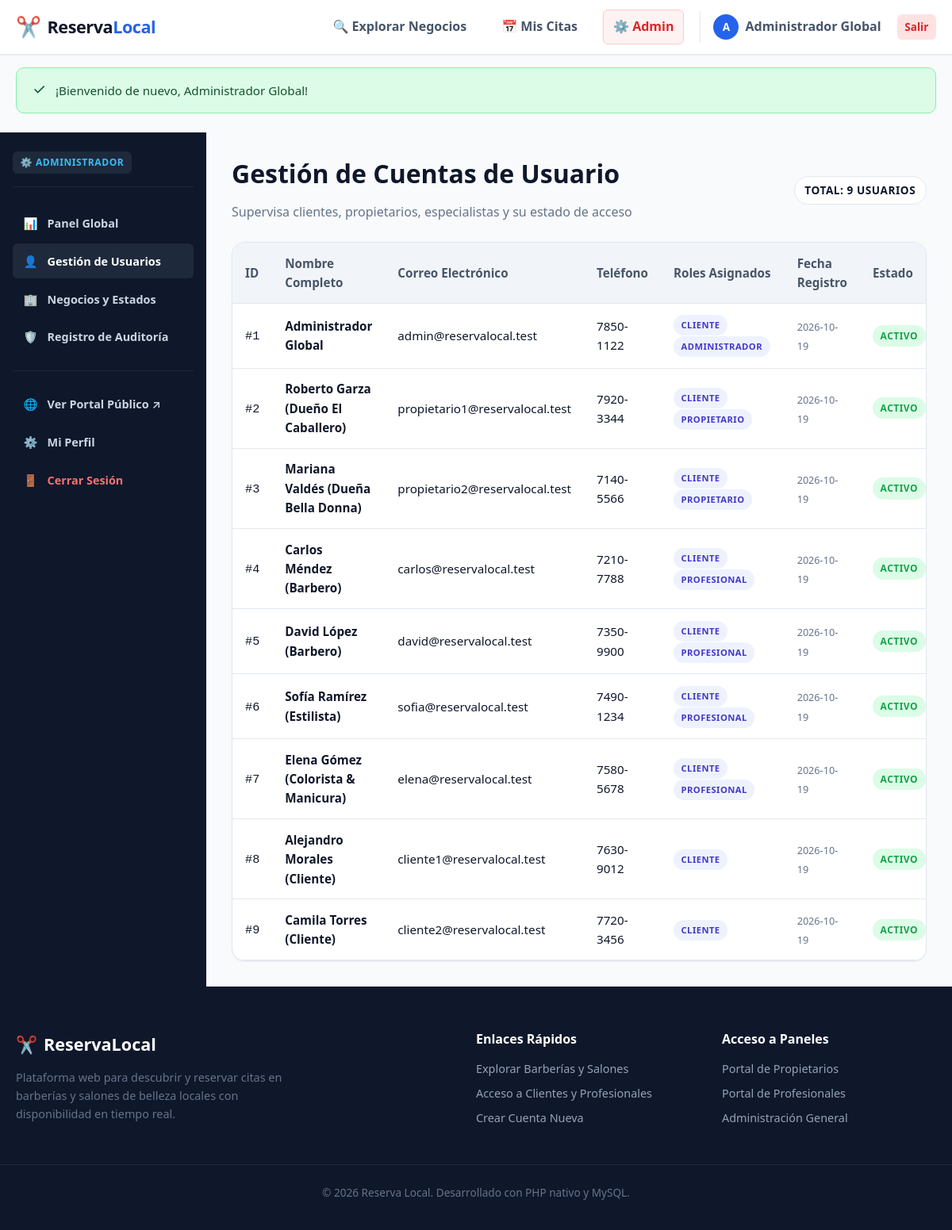
Page /public/administrador/usuarios.php (signed in) on the committed database.
### tables this page shows
CREATE TABLE usuarios (
    id INT AUTO_INCREMENT PRIMARY KEY,
    nombre VARCHAR(100) NOT NULL,
    email VARCHAR(150) NOT NULL UNIQUE,
    password_hash VARCHAR(255) NOT NULL,
    telefono VARCHAR(30) NULL,
    estado ENUM('activo', 'inactivo', 'bloqueado') NOT NULL DEFAULT 'activo',
    creado_en TIMESTAMP DEFAULT CURRENT_TIMESTAMP,
    actualizado_en TIMESTAMP DEFAULT CURRENT_TIMESTAMP ON UPDATE CURRENT_TIMESTAMP,
    INDEX idx_usuarios_email (email),
    INDEX idx_usuarios_estado (estado)
);

### app/helpers/helpers.php (called while the page is built, shortened)
<?php
if (!function_exists('e')) {
    function e(?string $value): string {
        return htmlspecialchars($value ?? '', ENT_QUOTES, 'UTF-8');
    }
}
if (!function_exists('auth_user')) {
    function auth_user(): ?array {
        return $_SESSION['user'] ?? null;
    }
}
if (!function_exists('user_roles')) {
    function user_roles(): array {
        $u = auth_user();
        return $u['roles'] ?? [];
    }
}
if (!function_exists('base_path_url')) {
    function base_path_url(): string {
        $script = $_SERVER['SCRIPT_NAME'] ?? '';
        if (strpos($script, '/reserva-local/public') !== false) {
            return '/reserva-local/public';
        }
        return '';
    }
}
if (!function_exists('url')) {
    function url(string $path = ''): string {
        $base = base_path_url();
        $path = '/' . ltrim($path, '/');
        if ($path === '/' && !empty($base)) {
            return $base . '/';
        }
        return $base . $path;
    }
}
if (!function_exists('asset')) {
    function asset(string $path): string {
        $path = ltrim($path, '/');
        return url('/' . $path);
    }
}
if (!function_exists('get_flash')) {
    function get_flash(): ?array {
        if (isset($_SESSION['flash'])) {
            $flash = $_SESSION['flash'];
            return $flash;
        }
        return null;
    }
}

### app/models/Usuario.php (called while the page is built, shortened)
<?php
class Usuario {
    public static function getAll(): array {
        $pdo = Database::getConnection();
        $stmt = $pdo->query("
            SELECT u.id, u.nombre, u.email, u.telefono, u.estado, u.creado_en,
                   GROUP_CONCAT(r.nombre SEPARATOR ', ') as roles_str
            FROM usuarios u
            LEFT JOIN usuario_roles ur ON ur.usuario_id = u.id
            LEFT JOIN roles r ON r.id = ur.rol_id
            GROUP BY u.id
            ORDER BY u.id ASC
        ");
        return $stmt->fetchAll() ?: [];
    }
}

### public/administrador/usuarios.php (the view, shortened to what this page needs)
<?php
$usuarios = Usuario::getAll();
require APP_ROOT . '/app/views/layouts/header.php';
?>
<div class="panel-layout">
    <?php require APP_ROOT . '/app/views/layouts/sidebar.php'; ?>
    <main class="panel-main">
        <div class="d-flex justify-between align-center mb-4">
            <div>
                <h1>Gestión de Cuentas de Usuario</h1>
                <p class="text-muted" style="margin-bottom:0;">Supervisa clientes, propietarios, especialistas y su estado de acceso</p>
            </div>
            <span class="badge" style="background:var(--bg-surface); border:1px solid var(--border-color); font-size:0.85rem; padding:0.4rem 0.8rem;">
                Total: <?= count($usuarios) ?> usuarios
            </span>
        </div>
        <div class="card">
            <div class="card-body" style="padding:0;">
                <div class="table-responsive">
                    <table class="table">
                        <thead>
                            <tr>
                                <th>ID</th>
                                <th>Nombre Completo</th>
                                <th>Correo Electrónico</th>
                                <th>Teléfono</th>
                                <th>Roles Asignados</th>
                                <th>Fecha Registro</th>
                                <th>Estado</th>
                            </tr>
                        </thead>
                        <tbody>
                            <?php foreach ($usuarios as $u): ?>
                                <tr>
                                    <td><code>#<?= $u['id'] ?></code></td>
                                    <td><strong><?= e($u['nombre']) ?></strong></td>
                                    <td><?= e($u['email']) ?></td>
                                    <td><?= e($u['telefono'] ?: '-') ?></td>
                                    <td>
                                        <?php
                                        $rolesArr = explode(', ', $u['roles_str'] ?? '');
                                        foreach ($rolesArr as $r):
                                        ?>
                                            <span class="badge" style="background:#eef2ff; color:#4338ca; font-size:0.7rem; margin-right:2px;">
                                                <?= e($r) ?>
                                            </span>
                                        <?php endforeach; ?>
                                    </td>
                                    <td><small class="text-muted"><?= substr($u['creado_en'], 0, 10) ?></small></td>
                                    <td>
                                        <span class="badge badge-<?= e($u['estado']) ?>">
                                            <?= strtoupper(e($u['estado'])) ?>
                                        </span>
                                    </td>
                                </tr>
                            <?php endforeach; ?>
                        </tbody>
                    </table>
                </div>
            </div>
        </div>
    </main>
</div>
<?php require APP_ROOT . '/app/views/layouts/footer.php'; ?>

### app/views/layouts/header.php (shortened to what this page needs)
<?php
$authUser = auth_user();
$roles = user_roles();
$currentUrl = $_SERVER['REQUEST_URI'] ?? '';
$flash = get_flash();
?>
<!DOCTYPE html>
<html lang="es">
<head>
    <link rel="stylesheet" href="<?= asset('assets/css/app.css') ?>">
</head>
<body>
    <header class="navbar">
        <div class="container navbar-container">
            <a href="<?= url('/') ?>" class="brand-logo">
                <span class="logo-icon">✂️</span>
                <span class="logo-text">Reserva<span class="logo-highlight">Local</span></span>
            </a>
            <nav class="nav-menu" id="navMenu">
                <ul class="nav-list">
                    <li><a href="<?= url('/explorar.php') ?>" class="nav-link <?= strpos($currentUrl, 'explorar') !== false ? 'active' : '' ?>">🔍 Explorar Negocios</a></li>
                    <?php if ($authUser): ?>
                        <li><a href="<?= url('/mis-citas.php') ?>" class="nav-link <?= strpos($currentUrl, 'mis-citas') !== false ? 'active' : '' ?>">📅 Mis Citas</a></li>
                        <?php if (in_array('administrador', $roles, true)): ?>
                            <li><a href="<?= url('/administrador/') ?>" class="nav-link nav-badge-admin">⚙️ Admin</a></li>
                        <?php endif; ?>
                        <li class="nav-user-dropdown">
                            <a href="<?= url('/perfil.php') ?>" class="nav-link nav-user">
                                <span class="user-avatar"><?= strtoupper(substr($authUser['nombre'], 0, 1)) ?></span>
                                <span class="user-name"><?= e($authUser['nombre']) ?></span>
                            </a>
                            <a href="<?= url('/logout.php') ?>" class="btn-logout" title="Cerrar sesión">Salir</a>
                        </li>
                    <?php else: ?>
                        <li><a href="<?= url('/login.php') ?>" class="nav-link">Iniciar Sesión</a></li>
                        <li><a href="<?= url('/registro.php') ?>" class="btn btn-primary btn-sm">Registrarse</a></li>
                    <?php endif; ?>
                </ul>
            </nav>
        </div>
    </header>
    <main class="main-content">
        <?php if ($flash): ?>
            <div class="container mt-3">
                <div class="alert alert-<?= e($flash['type']) ?>" role="alert">
                    <span class="alert-icon">
                        <?= $flash['type'] === 'success' ? '✓' : ($flash['type'] === 'error' ? '⚠️' : 'ℹ️') ?>
                    </span>
                    <div class="alert-body"><?= e($flash['message']) ?></div>
                </div>
            </div>
        <?php endif; ?>

### rows in the picture
usuarios: nombre "A", nombre "Administrador Global", id "1", email "admin@reservalocal.test", telefono "7850-1122", r "CLIENTE", r "ADMINISTRADOR", creado_en "2026-10-19", estado "ACTIVO"
usuarios: id "2", nombre "Roberto Garza (Dueño El Caballero)", email "propietario1@reservalocal.test", telefono "7920-3344", r "CLIENTE", r "PROPIETARIO", creado_en "2026-10-19", estado "ACTIVO"
usuarios: id "3", nombre "Mariana Valdés (Dueña Bella Donna)", email "propietario2@reservalocal.test", telefono "7140-5566", r "CLIENTE", r "PROPIETARIO", creado_en "2026-10-19", estado "ACTIVO"
usuarios: id "4", nombre "Carlos Méndez (Barbero)", email "carlos@reservalocal.test", telefono "7210-7788", r "CLIENTE", r "PROFESIONAL", creado_en "2026-10-19", estado "ACTIVO"
usuarios: id "5", nombre "David López (Barbero)", email "david@reservalocal.test", telefono "7350-9900", r "CLIENTE", r "PROFESIONAL", creado_en "2026-10-19", estado "ACTIVO"
usuarios: id "6", nombre "Sofía Ramírez (Estilista)", email "sofia@reservalocal.test", telefono "7490-1234", r "CLIENTE", r "PROFESIONAL", creado_en "2026-10-19", estado "ACTIVO"
usuarios: id "7", nombre "Elena Gómez (Colorista & Manicura)", email "elena@reservalocal.test", telefono "7580-5678", r "CLIENTE", r "PROFESIONAL", creado_en "2026-10-19", estado "ACTIVO"
usuarios: id "8", nombre "Alejandro Morales (Cliente)", email "cliente1@reservalocal.test", telefono "7630-9012", r "CLIENTE", creado_en "2026-10-19", estado "ACTIVO"
usuarios: id "9", nombre "Camila Torres (Cliente)", email "cliente2@reservalocal.test", telefono "7720-3456", r "CLIENTE", creado_en "2026-10-19", estado "ACTIVO"

### other values in the picture
$flash['message'] "¡Bienvenido de nuevo, Administrador Global!"
count($usuarios) "9"
